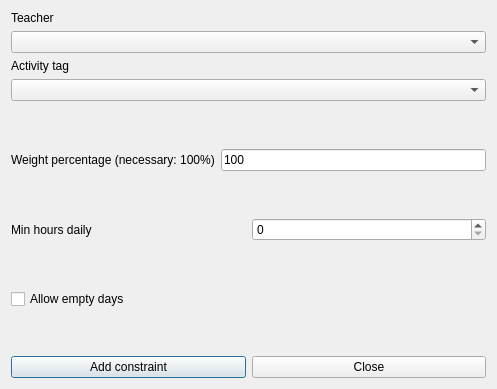
<?xml version="1.0" encoding="UTF-8"?>
<ui version="4.0">
 <class>AddConstraintTeacherActivityTagMinHoursDailyForm_template</class>
 <widget class="QDialog" name="AddConstraintTeacherActivityTagMinHoursDailyForm_template">
  <property name="geometry">
   <rect>
    <x>0</x>
    <y>0</y>
    <width>497</width>
    <height>389</height>
   </rect>
  </property>
  <property name="windowTitle">
   <string extracomment="This is the title of the dialog to add a new constraint of this type">Add teacher activity tag min hours daily</string>
  </property>
  <layout class="QVBoxLayout" name="verticalLayout">
   <item>
    <layout class="QVBoxLayout">
     <item>
      <widget class="QLabel" name="teacherTextLabel">
       <property name="frameShape">
        <enum>QFrame::NoFrame</enum>
       </property>
       <property name="frameShadow">
        <enum>QFrame::Plain</enum>
       </property>
       <property name="text">
        <string>Teacher</string>
       </property>
       <property name="wordWrap">
        <bool>false</bool>
       </property>
      </widget>
     </item>
     <item>
      <widget class="QComboBox" name="teachersComboBox">
       <property name="editable">
        <bool>false</bool>
       </property>
       <property name="insertPolicy">
        <enum>QComboBox::NoInsert</enum>
       </property>
       <property name="duplicatesEnabled">
        <bool>false</bool>
       </property>
      </widget>
     </item>
     <item>
      <widget class="QLabel" name="activityTagTextLabel">
       <property name="frameShape">
        <enum>QFrame::NoFrame</enum>
       </property>
       <property name="frameShadow">
        <enum>QFrame::Plain</enum>
       </property>
       <property name="text">
        <string>Activity tag</string>
       </property>
       <property name="wordWrap">
        <bool>false</bool>
       </property>
      </widget>
     </item>
     <item>
      <widget class="QComboBox" name="activityTagsComboBox">
       <property name="editable">
        <bool>false</bool>
       </property>
       <property name="insertPolicy">
        <enum>QComboBox::NoInsert</enum>
       </property>
       <property name="duplicatesEnabled">
        <bool>false</bool>
       </property>
      </widget>
     </item>
    </layout>
   </item>
   <item>
    <spacer name="verticalSpacer_3">
     <property name="orientation">
      <enum>Qt::Vertical</enum>
     </property>
     <property name="sizeHint" stdset="0">
      <size>
       <width>20</width>
       <height>20</height>
      </size>
     </property>
    </spacer>
   </item>
   <item>
    <layout class="QHBoxLayout" name="horizontalLayout">
     <item>
      <widget class="QLabel" name="weightTextLabel">
       <property name="frameShape">
        <enum>QFrame::NoFrame</enum>
       </property>
       <property name="frameShadow">
        <enum>QFrame::Plain</enum>
       </property>
       <property name="text">
        <string>Weight percentage (necessary: 100%)</string>
       </property>
       <property name="wordWrap">
        <bool>false</bool>
       </property>
      </widget>
     </item>
     <item>
      <widget class="QLineEdit" name="weightLineEdit">
       <property name="text">
        <string notr="true">100</string>
       </property>
      </widget>
     </item>
    </layout>
   </item>
   <item>
    <spacer name="verticalSpacer">
     <property name="orientation">
      <enum>Qt::Vertical</enum>
     </property>
     <property name="sizeHint" stdset="0">
      <size>
       <width>20</width>
       <height>21</height>
      </size>
     </property>
    </spacer>
   </item>
   <item>
    <layout class="QHBoxLayout" name="horizontalLayout_2">
     <item>
      <widget class="QLabel" name="minHoursTextLabel">
       <property name="frameShape">
        <enum>QFrame::NoFrame</enum>
       </property>
       <property name="frameShadow">
        <enum>QFrame::Plain</enum>
       </property>
       <property name="text">
        <string>Min hours daily</string>
       </property>
       <property name="wordWrap">
        <bool>false</bool>
       </property>
      </widget>
     </item>
     <item>
      <widget class="QSpinBox" name="minHoursSpinBox"/>
     </item>
    </layout>
   </item>
   <item>
    <spacer name="verticalSpacer_2">
     <property name="orientation">
      <enum>Qt::Vertical</enum>
     </property>
     <property name="sizeHint" stdset="0">
      <size>
       <width>20</width>
       <height>20</height>
      </size>
     </property>
    </spacer>
   </item>
   <item>
    <widget class="QCheckBox" name="allowEmptyDaysCheckBox">
     <property name="text">
      <string>Allow empty days</string>
     </property>
    </widget>
   </item>
   <item>
    <spacer name="verticalSpacer_4">
     <property name="orientation">
      <enum>Qt::Vertical</enum>
     </property>
     <property name="sizeHint" stdset="0">
      <size>
       <width>20</width>
       <height>10</height>
      </size>
     </property>
    </spacer>
   </item>
   <item>
    <layout class="QHBoxLayout">
     <item>
      <widget class="QPushButton" name="addConstraintPushButton">
       <property name="text">
        <string>Add constraint</string>
       </property>
      </widget>
     </item>
     <item>
      <widget class="QPushButton" name="closePushButton">
       <property name="text">
        <string>Close</string>
       </property>
      </widget>
     </item>
    </layout>
   </item>
  </layout>
 </widget>
 <layoutdefault spacing="6" margin="11"/>
 <resources/>
 <connections/>
</ui>
